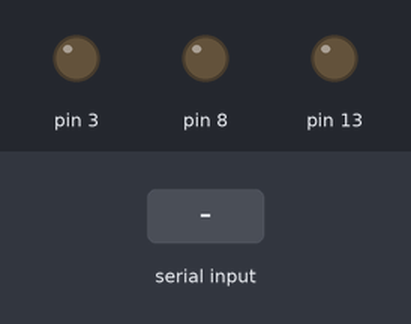
Bench run of a sketch on a simulated Arduino Uno, built with avr-gcc and run on an emulated ATmega328P. On the bench: output pins drawn as LEDs (lit = HIGH). Inputs (shaded band) come from the test bench.

Above: at 1.2 s.
1.3 s: "A" received over Serial
At 2.4 s:
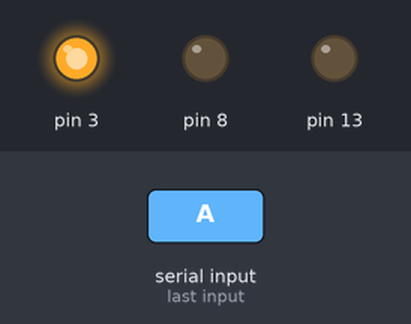
2.8 s: "B" received over Serial
At 3.6 s:
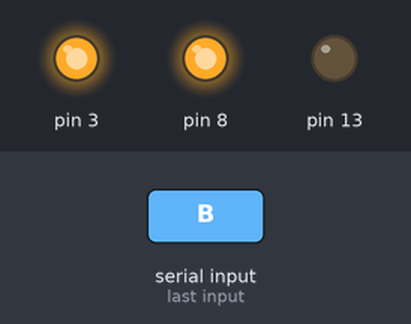
4.3 s: "a" received over Serial
At 4.7 s:
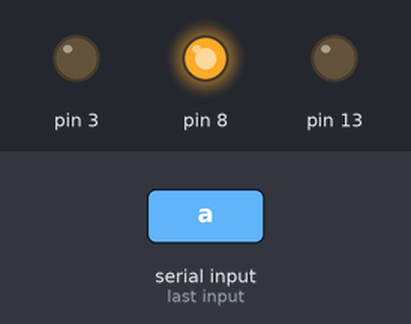
5.8 s: "C" received over Serial
At 7.0 s:
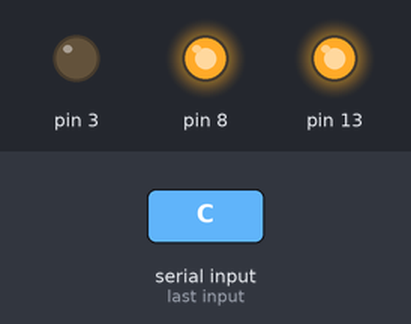
7.3 s: "b" received over Serial
At 8.2 s:
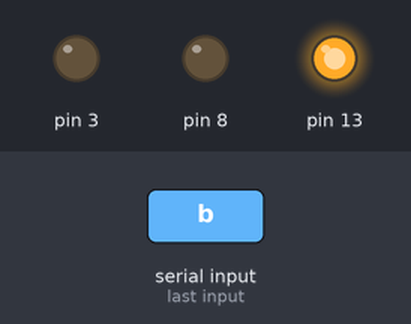
8.8 s: "c" received over Serial
At 9.3 s:
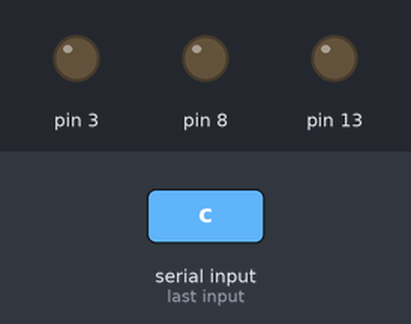
Timing chart, 0 to 11.3 s (numbered marks = the images above; inputs shaded):
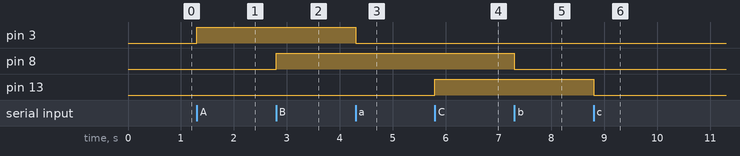

The sketch:

mqtt_kode.ino
```cpp
#include <LM35.h>

LM35 nilaiSuhu(A1);
char data = 0;

void setup() {
  Serial.begin(9600);
  pinMode(3, OUTPUT);
  pinMode(8, OUTPUT);
  pinMode(13, OUTPUT);
}

void loop() {
  if(Serial.available() > 0){
    data = Serial.read();
    if(data == 'S'){
      float T = nilaiSuhu.cel();
      Serial.println(T);
    }
    else if (data == 'A')
      digitalWrite(3,HIGH);
    else if (data == 'a')
      digitalWrite(3,LOW);
    else if (data == 'B')
      digitalWrite(8,HIGH);
    else if (data == 'b')
      digitalWrite(8,LOW);
    else if (data == 'C')
      digitalWrite(13,HIGH);
    else if (data == 'c')
      digitalWrite(13,LOW);
  }
}
```

Measured:
- after the input at 1.3 s, pin 3: LOW → HIGH at once
- after the input at 2.8 s, pin 8: LOW → HIGH at once
- after the input at 4.3 s, pin 3: HIGH → LOW at once
- after the input at 5.8 s, pin 13: LOW → HIGH at once
- after the input at 7.3 s, pin 8: HIGH → LOW at once
- after the input at 8.8 s, pin 13: HIGH → LOW at once
